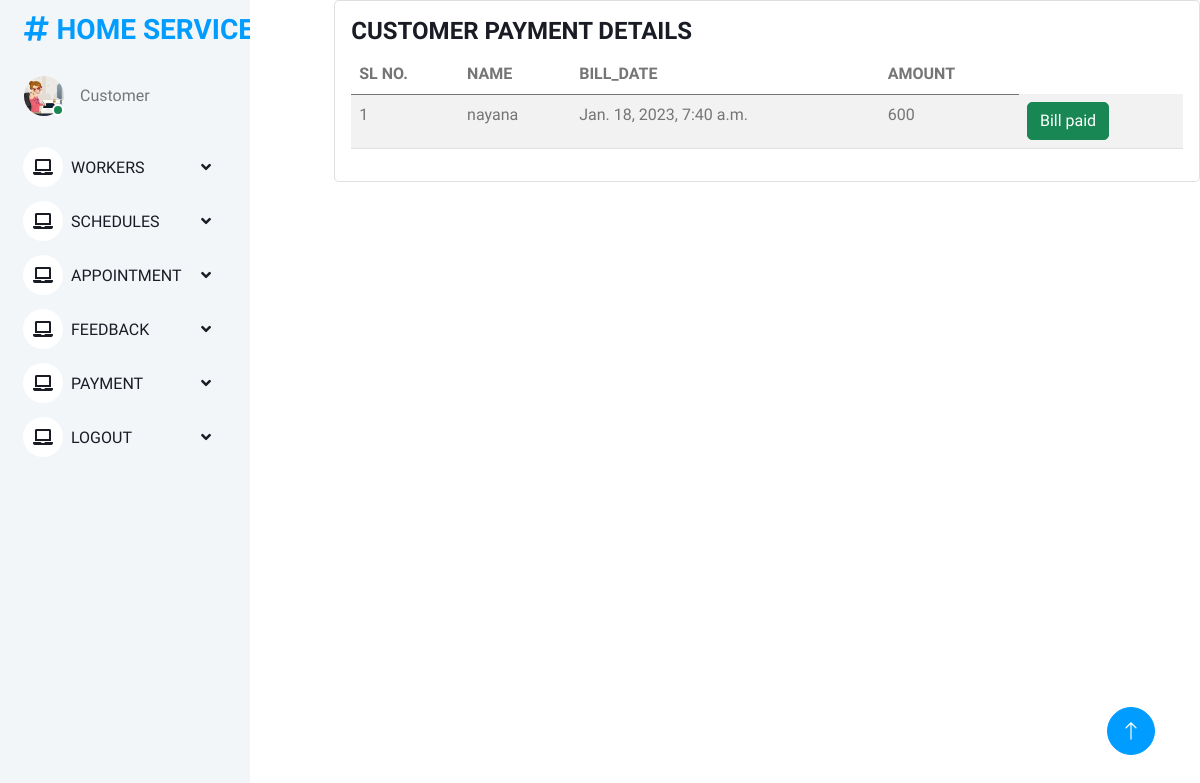
/customer_view_payment (signed in), run on the app's committed database.
### onlinehomeservice_app/models.py (models this page shows)
class Bill(models.Model):
    name = models.ForeignKey(register1,on_delete=models.CASCADE)
    bill_date = models.DateTimeField(auto_now_add=True)
    amount = models.IntegerField()
    paid_on = models.DateField(auto_now=True)
    status = models.IntegerField(default=0)

class register1(models.Model):
    user=models.OneToOneField(Login,on_delete=models.CASCADE)
    name = models.CharField(max_length=100)
    address = models.CharField(max_length=40)
    mobile = models.CharField(max_length=10,null=False)
    email = models.EmailField()
    def __str__(self):
        return self.name

### onlinehomeservice_app/views.py (the view)
# urls.py: path("customer_view_payment", views.customer_view_payment, name="customer_view_payment"),
@login_required(login_url='loginpage')
def customer_view_payment(request):
    u = register1.objects.get(user=request.user)
    a = Bill.objects.filter(name=u)
    return render(request, 'customer/customer_view_payment.html',{'a':a})

### templates/customer/customer_view_payment.html
{% extends 'customer/customerbase.html' %}
{% load crispy_forms_tags %}
{% block content %}
<div class="col-lg-12 grid-margin stretch-card">
              <div class="card">
                <div class="card-body">
                  <h4 class="card-title">CUSTOMER PAYMENT DETAILS</h4>
                  <div class="table-responsive">
                    <table class="table table-striped">
                      <thead>
                        <tr>
                          <th>SL NO.</th>
                          <th>NAME</th>
                          <th>BILL_DATE</th>
                          <th>AMOUNT</th>
                        </tr>
                      </thead>
                      <tbody>
                      {% for i in a %}
                        <tr>
                          <td>{{forloop.counter}}</td>
                          <td>{{ i.name }}</td>
                          <td>{{ i.bill_date }}</td>
                          <td>{{ i.amount }}</td>
                          <td>
                              {% if i.status == 0 %}
                            <button type="button"  class="btn btn-warning" ><a href= " {% url 'pay_bill' i.id %}">online pay</a></button>
                            <button type="button"  class="btn btn-warning" ><a href= "{% url 'pay_in_direct' i.id %}">pay in direct</a></button>
                            {% else %}
                        <button type="button" class="btn btn-success">Bill paid</button>
                              {% endif %}
                          </td>
                        </tr>
                      {% endfor %}
                      </tbody>
                    </table>
                  </div>
                </div>
              </div>
            </div>
{% endblock %}

### static/assets1/css/style.css (style rules this page uses)
:root { --primary: #009CFF; --light: #F3F6F9; --dark: #191C24; }
.btn { transition: .5s; }

### data on the page
Bill: name "nayana", bill_date "Jan. 18, 2023, 7:40 a.m.", amount "600", status "Bill paid"
